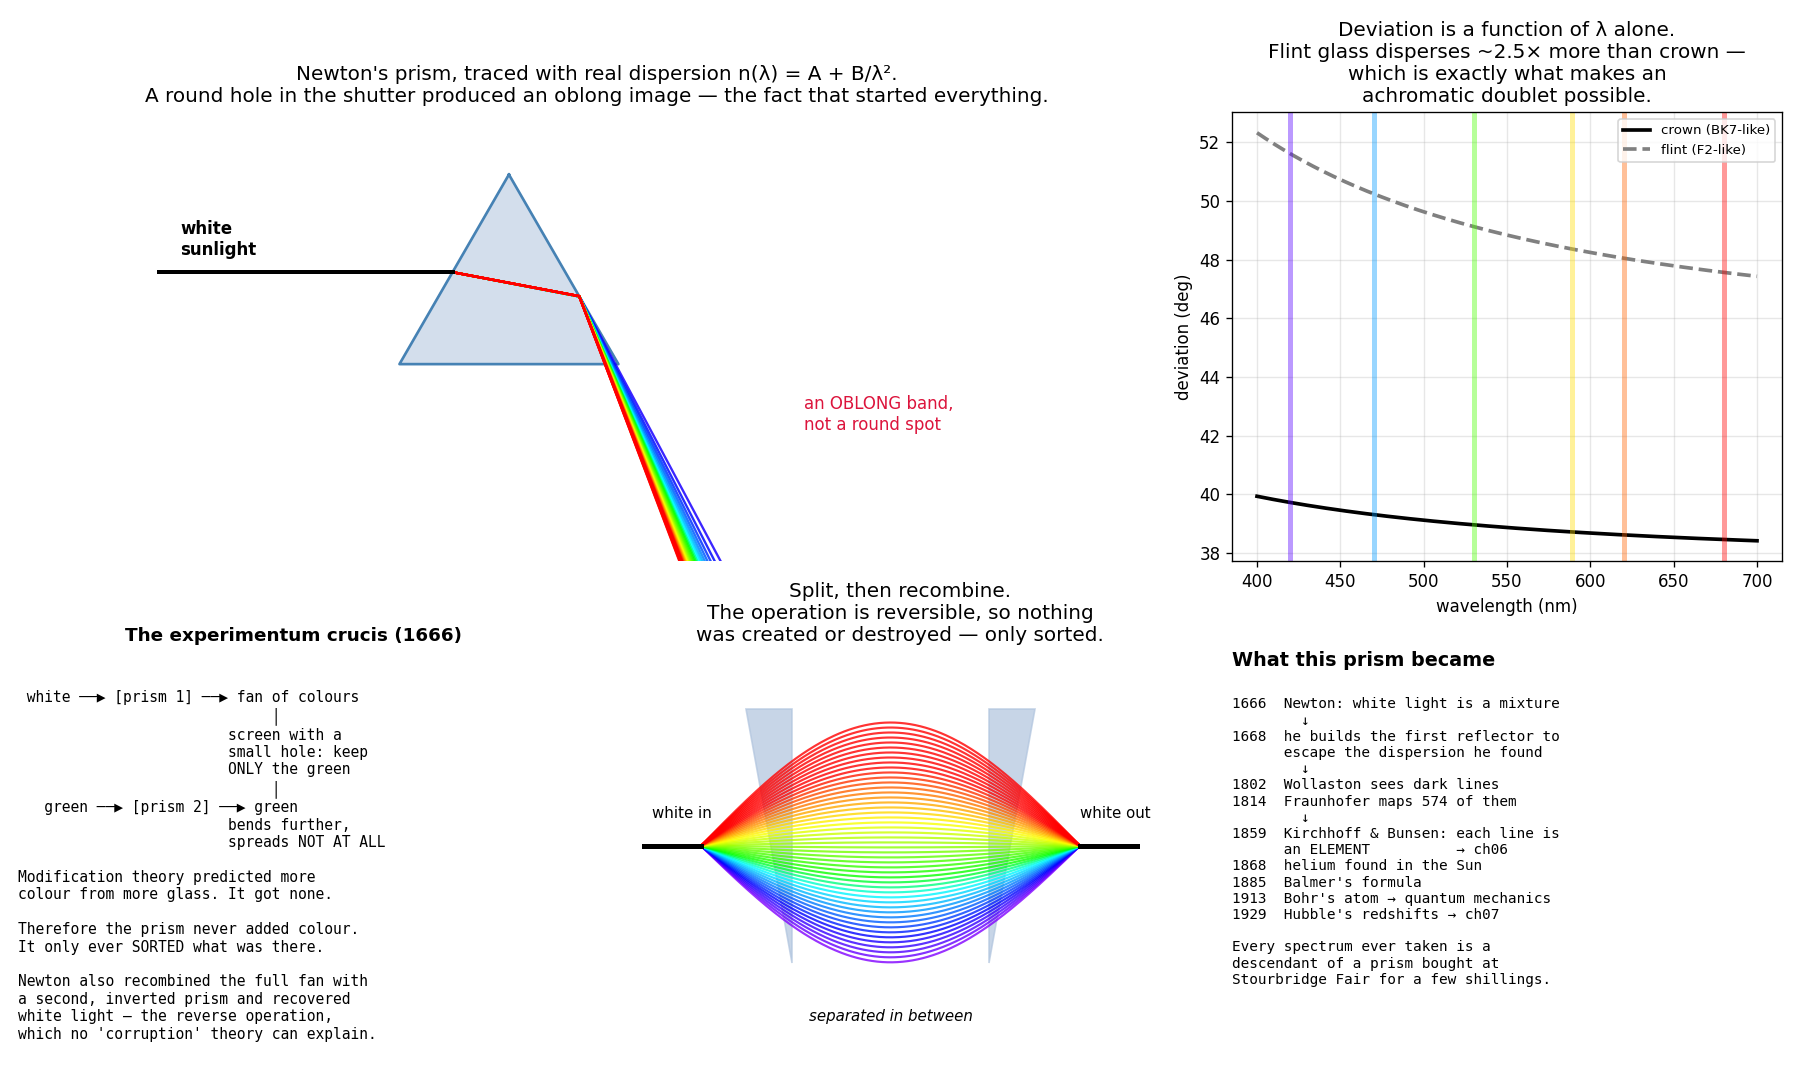

Generate this figure with Python:
"""1666: Newton buys a prism at a country fair and takes white light apart.

Newton was, before anything else, a man who made things with his hands. He ground
his own lenses, cast and polished his own speculum-metal mirrors, built his own
furnace, and blew his own glass. The Principia came out of that workshop as much
as out of the study — and so did this experiment, the one that started
spectroscopy and therefore, eventually, all of ch06.

The received view in 1666 (Aristotle, refined by Descartes) was the MODIFICATION
theory: white light is pure and simple, and a prism *adds* colour to it, the way
dye stains cloth. The colours were held to be a corruption introduced by the glass.

Newton's answer was not an argument. It was a sequence of experiments, ending in
what he called the *experimentum crucis*:

    1. A prism spreads sunlight into an elongated band of colours.
       (Modification theory can live with this.)
    2. Isolate ONE colour with a screen and pass it through a SECOND prism.
       It bends further — but does not change colour, and does not spread.
       ← This kills modification theory. A second helping of glass adds no
         further "corruption", so the glass was never adding anything.
    3. Recombine the whole fan with an inverted prism → white light returns.

Conclusion: white light is a MIXTURE, and each colour has its own fixed
refrangibility. The prism sorts; it does not stain.

    phenomenon:   sunlight through glass makes an elongated coloured band
    simulation:   trace rays through a real prism with real dispersion n(λ)
    dissection:   the deviation angle depends on λ only through n(λ)
    formula:      Snell's law twice; δ = θ₁ + θ₄ − A; at minimum deviation
                  n = sin((A+δ_min)/2) / sin(A/2), which is how you MEASURE n.
"""
from pathlib import Path

import matplotlib.pyplot as plt
import numpy as np
import torch

# --- Cauchy dispersion, n(λ) = A + B/λ² (λ in nm). Two of Newton's era's glasses. ---
GLASSES = {"crown (BK7-like)": (1.5046, 4200.0), "flint (F2-like)": (1.5892, 10800.0)}
APEX = np.deg2rad(60.0)                      # equilateral prism, as Newton's was


def n_of(lam_nm, glass="crown (BK7-like)"):
    A, B = GLASSES[glass]
    return A + B / lam_nm**2


def deviation(theta1, lam_nm, glass="crown (BK7-like)", apex=APEX):
    """Total deviation of a ray entering at incidence theta1. Snell's law, twice."""
    n = n_of(lam_nm, glass)
    theta2 = torch.asin(torch.sin(theta1) / n)          # into the glass
    theta3 = apex - theta2                              # at the second face, inside
    s = n * torch.sin(theta3)
    theta4 = torch.asin(torch.clamp(s, -1.0, 1.0))      # back out into air
    dev = theta1 + theta4 - apex
    return torch.where(s.abs() <= 1.0, dev, torch.full_like(dev, float("nan")))


lam = torch.linspace(400, 700, 400, dtype=torch.float64)

# --- minimum deviation: the configuration Newton used to measure refrangibility ---
# At minimum deviation the ray passes symmetrically, theta1 = theta4. Find it with
# autograd rather than by solving the trigonometry by hand.
def min_deviation(lam_nm, glass="crown (BK7-like)"):
    th = torch.tensor(0.9, dtype=torch.float64, requires_grad=True)
    opt = torch.optim.Adam([th], lr=0.01)
    for _ in range(2000):
        opt.zero_grad()
        deviation(th, lam_nm, glass).backward()
        opt.step()
    return float(deviation(th.detach(), lam_nm, glass)), float(th.detach())


print("Newton's measurement, reproduced: deviation at minimum, per colour")
print("  colour        λ (nm)    n(λ)      δ_min      n from δ_min")
colours = [("violet", 420), ("blue", 470), ("green", 530), ("yellow", 589),
           ("orange", 620), ("red", 680)]
dmins = []
for name, l0 in colours:
    lt = torch.tensor(float(l0), dtype=torch.float64)
    dmin, th1 = min_deviation(lt)
    dmins.append(dmin)
    # invert the classic relation — this is how refractive index is measured to this day
    n_meas = np.sin((APEX + dmin) / 2) / np.sin(APEX / 2)
    print(f"  {name:9s}  {l0:6d}   {float(n_of(lt)):.5f}   {np.rad2deg(dmin):7.3f}°   "
          f"{n_meas:.5f}")

spread = np.rad2deg(dmins[0] - dmins[-1])
print(f"\n  violet is deviated {spread:.3f}° more than red.")
print(f"  Newton projected onto a wall 22 feet (6.7 m) away, so the band was")
print(f"  {6.7*np.tan(np.deg2rad(spread))*39.37:.1f} inches long at minimum deviation.")
print(f"  He actually reported ~13 inches — he was not at minimum deviation, which")
print(f"  makes the dispersion larger. Either way: a round hole made an OBLONG image.")
print(f"  That elongation is the whole discovery. A 'pure' light would stay round.\n")

# --- the experimentum crucis, quantified ---
print("THE EXPERIMENTUM CRUCIS")
print("  Take one colour out of the fan with a slit and send it through a SECOND prism.")
print("  The two theories make quantitatively different predictions:")
print("    modification: more glass ⇒ more corruption ⇒ spread again, by a similar")
print("                  amount, REGARDLESS of how narrow you make the slit")
print("    Newton:       the second prism spreads the beam only by |dδ/dλ|·Δλ, so")
print("                  narrowing the slit drives the new spread to ZERO\n")

# The angular dispersion dδ/dλ, from autograd rather than from differentiating by hand.
lam_g = torch.tensor(530.0, dtype=torch.float64, requires_grad=True)
dev_g = deviation(torch.tensor(0.9, dtype=torch.float64), lam_g)
(ddev_dlam,) = torch.autograd.grad(dev_g, lam_g)
disp_deg_per_nm = abs(float(ddev_dlam)) * 180 / np.pi
full_fan = abs(float(deviation(torch.tensor(0.9, dtype=torch.float64),
                               torch.tensor(400.0, dtype=torch.float64))
                     - deviation(torch.tensor(0.9, dtype=torch.float64),
                                 torch.tensor(700.0, dtype=torch.float64)))) * 180 / np.pi

print(f"  angular dispersion at 530 nm (autograd)  |dδ/dλ| = {disp_deg_per_nm:.5f} °/nm")
print(f"  spread of the full 400–700 nm fan after prism 1   = {full_fan:.3f}°\n")
print("   slit width Δλ    spread after prism 2    as a fraction of the original fan")
for dlam in (100.0, 30.0, 10.0, 3.0, 1.0):
    s2 = 2 * disp_deg_per_nm * dlam
    print(f"     ±{dlam:5.1f} nm        {s2:8.4f}°              {s2/full_fan:8.4f}")
print()
print("  The spread collapses in proportion to the slit width and nothing else.")
print("  Newton could narrow the slit until the second prism's fan was invisible,")
print("  while the beam still bent by a full 39°. Bending without spreading is")
print("  exactly what 'the glass adds nothing' looks like in numbers.")
print("  Newton: 'Light itself is a Heterogeneous mixture of differently refrangible")
print("  Rays.' (Opticks, Book I)\n")

# --- why this doomed the refractor, in Newton's judgement ---
print("The consequence Newton drew — and got half wrong:")
disp = float(n_of(torch.tensor(486.1, dtype=torch.float64))
             - n_of(torch.tensor(656.3, dtype=torch.float64)))
nd = float(n_of(torch.tensor(589.3, dtype=torch.float64)))
abbe = (nd - 1) / disp
print(f"  crown glass: n_d = {nd:.4f}, Abbe number V = (n_d−1)/(n_F−n_C) = {abbe:.1f}")
print(f"  A single lens therefore has a focal length that varies by ~1/V = "
      f"{100/abbe:.1f}% across the spectrum.")
print("  Newton concluded that refracting telescopes were fundamentally hopeless and")
print("  built a REFLECTOR instead (1668) — see chromatic_aberration.py.")
print("  He was wrong that the problem was unfixable: combining crown and flint")
print("  glass cancels the dispersion (Chester Moore Hall 1733, John Dollond 1758).")
print("  But he was right that mirrors would win at large aperture, for a reason he")
print("  could not have known: you cannot cast a 5-metre lens that does not sag.")

# --- visualization ---
fig = plt.figure(figsize=(15, 9))
gs = fig.add_gridspec(2, 3, height_ratios=[1.15, 1])


def wav_rgb(w):
    if w < 440:   r, g, b = -(w - 440) / 60, 0.0, 1.0
    elif w < 490: r, g, b = 0.0, (w - 440) / 50, 1.0
    elif w < 510: r, g, b = 0.0, 1.0, -(w - 510) / 20
    elif w < 580: r, g, b = (w - 510) / 70, 1.0, 0.0
    elif w < 645: r, g, b = 1.0, -(w - 645) / 65, 0.0
    else:         r, g, b = 1.0, 0.0, 0.0
    return np.clip([r, g, b], 0, 1)


def refract(d, nrm, eta):
    """Vector form of Snell's law. Returns None on total internal reflection."""
    ci = -np.dot(d, nrm)
    s2 = eta**2 * (1 - ci**2)
    if s2 > 1.0:
        return None
    return eta * d + (eta * ci - np.sqrt(1 - s2)) * nrm


def trace(lam_nm, y_in, glass="crown (BK7-like)"):
    """Trace one ray through an equilateral prism; returns the polyline."""
    Av, Bv, Cv = np.array([0, 0.866]), np.array([-0.5, 0.0]), np.array([0.5, 0.0])
    n = float(n_of(torch.tensor(float(lam_nm)), glass))
    d = np.array([1.0, 0.0])
    p0 = np.array([-1.6, y_in])
    # left face A→B, outward normal
    fdir = (Bv - Av) / np.linalg.norm(Bv - Av)
    nrm = np.array([fdir[1], -fdir[0]])
    if np.dot(nrm, np.array([-1.0, 0.0])) < 0:
        nrm = -nrm
    t = np.dot(Av - p0, nrm) / np.dot(d, nrm)
    p1 = p0 + t * d
    d1 = refract(d, nrm, 1.0 / n)
    if d1 is None:
        return None
    # right face A→C, outward normal
    fdir2 = (Cv - Av) / np.linalg.norm(Cv - Av)
    nrm2 = np.array([fdir2[1], -fdir2[0]])
    if np.dot(nrm2, np.array([1.0, 0.0])) < 0:
        nrm2 = -nrm2
    t2 = np.dot(Av - p1, nrm2) / np.dot(d1, nrm2)
    p2 = p1 + t2 * d1
    d2 = refract(d1, -nrm2 if np.dot(d1, nrm2) < 0 else nrm2, n)
    if d2 is None:
        return None
    p3 = p2 + 2.6 * d2
    return np.array([p0, p1, p2, p3])


# Panel 1: the prism fanning white light out
ax = fig.add_subplot(gs[0, :2])
tri = np.array([[0, 0.866], [-0.5, 0], [0.5, 0], [0, 0.866]])
ax.fill(tri[:, 0], tri[:, 1], color="lightsteelblue", alpha=0.55, zorder=1)
ax.plot(tri[:, 0], tri[:, 1], color="steelblue", lw=1.6, zorder=2)
for l0 in range(410, 700, 8):
    path = trace(l0, 0.42)
    if path is not None:
        ax.plot(path[1:, 0], path[1:, 1], color=wav_rgb(l0), lw=1.4, alpha=0.85, zorder=3)
path = trace(550, 0.42)
ax.plot(path[:2, 0], path[:2, 1], color="black", lw=2.4, zorder=4)
ax.text(-1.5, 0.50, "white\nsunlight", fontsize=10, weight="bold")
ax.text(1.35, -0.30, "an OBLONG band,\nnot a round spot", fontsize=10, color="crimson")
ax.set_aspect("equal")
ax.set_xlim(-1.8, 2.6)
ax.set_ylim(-0.9, 1.15)
ax.axis("off")
ax.set_title("Newton's prism, traced with real dispersion n(λ) = A + B/λ².\n"
             "A round hole in the shutter produced an oblong image — the fact that "
             "started everything.")

# Panel 2: deviation vs wavelength
ax = fig.add_subplot(gs[0, 2])
th_fixed = torch.tensor(0.9, dtype=torch.float64)
for glass, style in [("crown (BK7-like)", "-"), ("flint (F2-like)", "--")]:
    dev = np.rad2deg(deviation(th_fixed, lam, glass).numpy())
    ax.plot(lam, dev, style, lw=2.2, color="black" if "crown" in glass else "gray",
            label=glass)
for name, l0 in colours:
    ax.axvline(l0, color=wav_rgb(l0), lw=3, alpha=0.4)
ax.set_xlabel("wavelength (nm)")
ax.set_ylabel("deviation (deg)")
ax.set_title("Deviation is a function of λ alone.\nFlint glass disperses ~2.5× more "
             "than crown —\nwhich is exactly what makes an\nachromatic doublet possible.")
ax.legend(fontsize=8)
ax.grid(alpha=0.3)

# Panel 3: the experimentum crucis
ax = fig.add_subplot(gs[1, 0])
ax.axis("off")
ax.set_title("The experimentum crucis (1666)", fontsize=11, weight="bold")
ax.text(0.0, 0.90, (
    " white ──▶ [prism 1] ──▶ fan of colours\n"
    "                             │\n"
    "                        screen with a\n"
    "                        small hole: keep\n"
    "                        ONLY the green\n"
    "                             │\n"
    "   green ──▶ [prism 2] ──▶ green\n"
    "                        bends further,\n"
    "                        spreads NOT AT ALL\n\n"
    "Modification theory predicted more\n"
    "colour from more glass. It got none.\n\n"
    "Therefore the prism never added colour.\n"
    "It only ever SORTED what was there.\n\n"
    "Newton also recombined the full fan with\n"
    "a second, inverted prism and recovered\n"
    "white light — the reverse operation,\n"
    "which no 'corruption' theory can explain."),
    fontsize=8.8, va="top", family="monospace")

# Panel 4: recombination
ax = fig.add_subplot(gs[1, 1])
xs = np.linspace(0, 1, 300)
for i, l0 in enumerate(range(410, 700, 6)):
    y = 0.5 + 0.32 * np.sin(np.pi * xs) * ((l0 - 550) / 150)
    ax.plot(xs, y, color=wav_rgb(l0), lw=1.3, alpha=0.8)
ax.fill([0.12, 0.24, 0.24], [0.85, 0.85, 0.2], color="lightsteelblue", alpha=0.7)
ax.fill([0.88, 0.76, 0.76], [0.85, 0.85, 0.2], color="lightsteelblue", alpha=0.7)
ax.plot([-0.15, 0], [0.5, 0.5], color="black", lw=3)
ax.plot([1.0, 1.15], [0.5, 0.5], color="black", lw=3)
ax.text(-0.13, 0.57, "white in", fontsize=9)
ax.text(1.0, 0.57, "white out", fontsize=9)
ax.text(0.5, 0.05, "separated in between", fontsize=9, ha="center", style="italic")
ax.set_xlim(-0.2, 1.25); ax.set_ylim(0, 1)
ax.axis("off")
ax.set_title("Split, then recombine.\nThe operation is reversible, so nothing\n"
             "was created or destroyed — only sorted.")

# Panel 5: the lineage
ax = fig.add_subplot(gs[1, 2])
ax.axis("off")
ax.text(0.0, 1.0, "What this prism became", fontsize=11.5, weight="bold", va="top")
ax.text(0.0, 0.88, (
    "1666  Newton: white light is a mixture\n"
    "        ↓\n"
    "1668  he builds the first reflector to\n"
    "      escape the dispersion he found\n"
    "        ↓\n"
    "1802  Wollaston sees dark lines\n"
    "1814  Fraunhofer maps 574 of them\n"
    "        ↓\n"
    "1859  Kirchhoff & Bunsen: each line is\n"
    "      an ELEMENT          → ch06\n"
    "1868  helium found in the Sun\n"
    "1885  Balmer's formula\n"
    "1913  Bohr's atom → quantum mechanics\n"
    "1929  Hubble's redshifts → ch07\n\n"
    "Every spectrum ever taken is a\n"
    "descendant of a prism bought at\n"
    "Stourbridge Fair for a few shillings."),
    fontsize=8.6, va="top", family="monospace")

plt.tight_layout()
out = Path(__file__).with_suffix(".png")
plt.savefig(out, dpi=120)
print(f"\nSaved: {out}")
